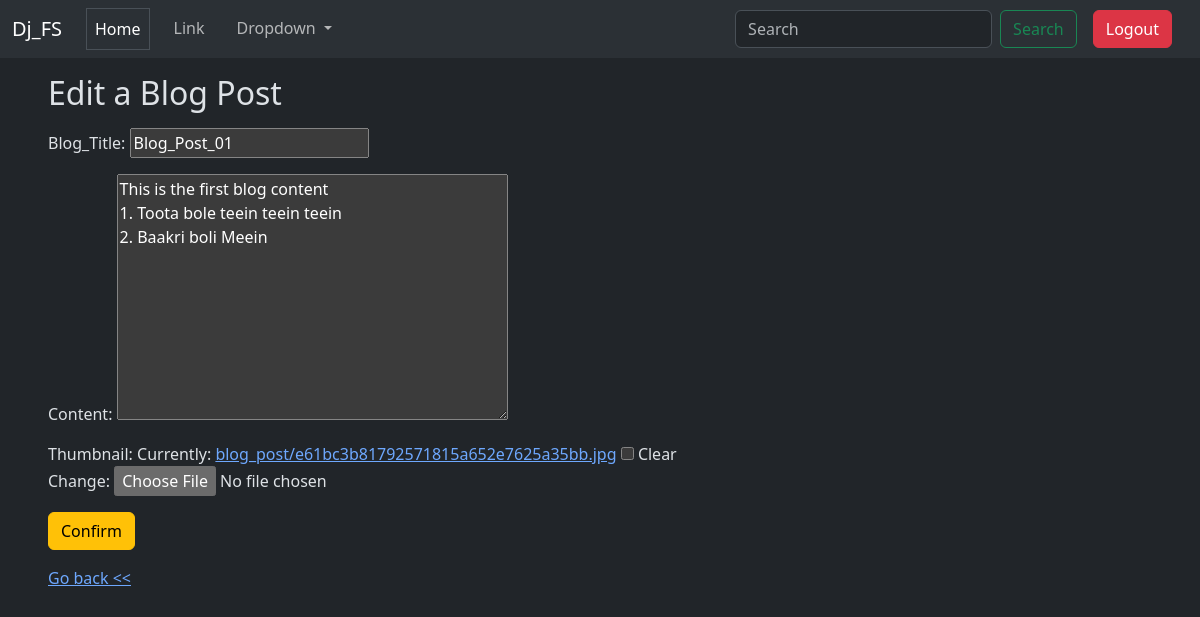
Before: /FSP_01/1/edit/ (signed in) with the older database file.
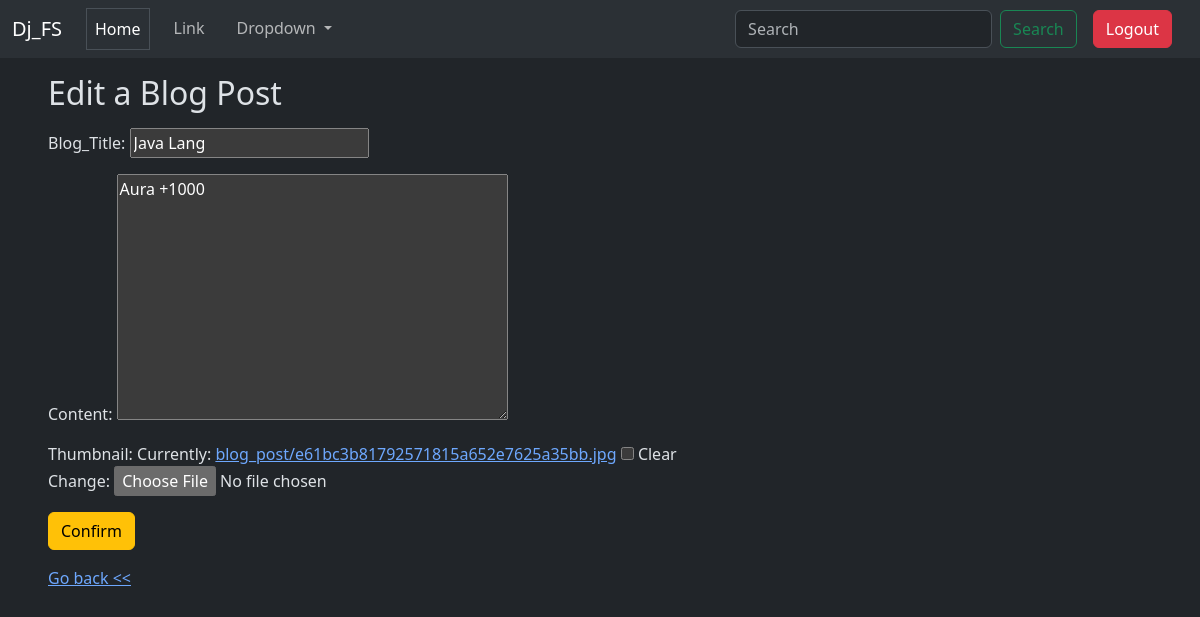
After: the same page with the newer database file.
### FSP_01/models.py (models this page shows, shortened)
class Blog(models.Model):
    author = models.ForeignKey(User, on_delete=models.CASCADE)
    title = models.CharField(("Blog_Title"), max_length=60)
    content = models.TextField(max_length=400)
    thumbnail = models.ImageField(upload_to='blog_post/', blank=True, null=True)
    created_at = models.DateTimeField(auto_now_add=True)
    updated_at = models.DateTimeField(auto_now=True)

### FSP_01/views.py (the view)
# urls.py: path('<int:blog_id>/edit/', views.blog_edit, name='blog_edit'),
@login_required
def blog_edit(request, blog_id):
    blog = get_object_or_404(Blog, pk=blog_id, author=request.user)
    if request.method == 'POST':
        blog_form = BlogForm(request.POST, request.FILES, instance=blog)
        if blog_form.is_valid():
            blog = blog_form.save(commit=False)
            blog.author = request.user
            blog.save()
            return redirect('blog_list')
    else:
        blog_form = BlogForm(instance=blog)
    return render(request, 'blog_form.html', {'blog_form': blog_form})

### FSP_01/forms.py
class BlogForm(forms.ModelForm):
    class Meta:
        model = Blog
        fields = ['title', 'content', 'thumbnail']

### FSP_01/templates/blog_form.html (shortened to what this page needs)
{% extends "layout.html" %}
{% block content %}
    <div class="my-3 mx-5">
        <h2>
            {%if blog_form.instance.pk%}
                Edit a Blog Post
            {%else%}
                Create a new Blog Post
            {%endif%}
        </h2>
        <form method="post" enctype="multipart/form-data" class='form my-3'>
            {{blog_form.as_p}}
            <button class="btn btn-warning">Confirm</button>
        </form>
        <a href="{% url 'blog_list' %}">Go back << </a>
    </div>
{% endblock %}

Changed rows visible on the page:
changed Blog: title "Blog_Post_01" → "Java Lang"; content "This is the first blog content 1. Toota bole teein teein teein 2. Baakri boli Meein" → "Aura +1000"
